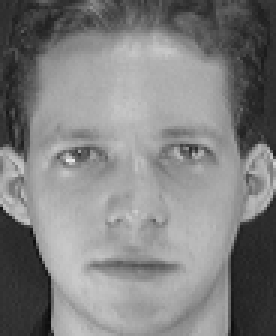
#> input picture performance/1.pgm, 92 x 112 px (shown 3 times larger); its folder holds 2 pictures in this run
$ python test_distance_performance.py   (Python 2 division)
#> lines starting #> are read from the running program, lines starting #| are printed output that depends on the picture
### frec/image.py
#!/usr/bin/python
# -*- coding: utf-8 -*-

# frec face recognition service
# https://github.com/heynemann/frec

# Licensed under the MIT license:
# http://www.opensource.org/licenses/mit-license
# Copyright (c) 2012 Bernardo Heynemann heynemann@gmail.com

# code adapted from remotecv's image module
# (http://github.com/globocom/remotecv)

import cv2
import numpy as np


class Image:
    @classmethod
    def create_from_buffer(cls, image_buffer):
        if isinstance(image_buffer, Image):
            return image_buffer

        instance = cls()

        if not instance.is_valid(image_buffer):
            return None

        instance.set_image_buffer(image_buffer)
        return instance

    @property
    def size(self):
        return (self.image.shape[1], self.image.shape[0])

    # [6 lines left out: function color_channels, not called in this run]

    def is_valid(self, image_buffer):
        return len(image_buffer) > 4 and image_buffer[:4] != 'GIF8'

    def set_image_buffer(self, image_buffer):
        self.mode = "BGR"
        buffer_array = np.fromstring(image_buffer, dtype=np.uint8)
        self.image = cv2.imdecode(buffer_array, 1)
#> self.image is the input picture: shape (112, 92, 3); min 11, max 234, mean 128.3

    def grayscale(self):
        if len(self.image.shape) == 2:
            return self

        convert_mode = getattr(cv2, 'COLOR_%s2GRAY' % self.mode)
        self.image = cv2.cvtColor(self.image, convert_mode)
#> self.image: shape (112, 92)
        self.image = cv2.equalizeHist(self.image)
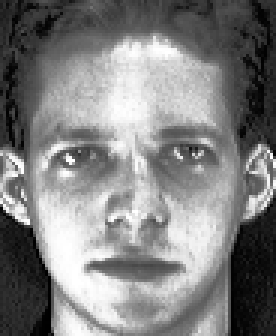
#> self.image: shape (112, 92) (shown 3 times larger); min 0, max 255, mean 128.7
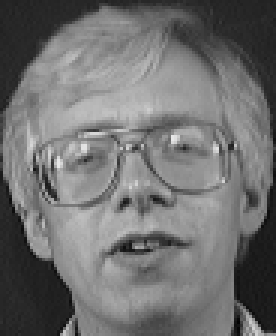
#> input picture performance/2.pgm, 92 x 112 px (shown 3 times larger)
#> in set_image_buffer, self.image is the input picture: shape (112, 92, 3); min 3, max 231, mean 112
#> in grayscale (call 2), `self.image = cv2.equalizeHist(self.image)`:
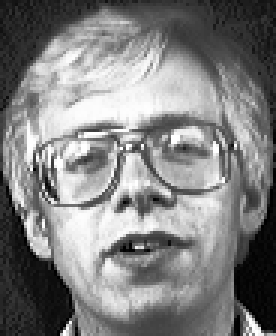
#> self.image: shape (112, 92) (shown 3 times larger); min 0, max 255, mean 128.6
        return self

    def resize(self, size):
        self.image = cv2.resize(self.image, size)
        return self

    def to_array(self):
        return np.array(self.image, dtype=np.uint8)

    def save(self, path):
        cv2.imwrite(path, self.image)

### performance/chrono.py
#!/usr/bin/python
# -*- coding: utf-8 -*-

# frec face recognition service
# https://github.com/heynemann/frec

# licensed under the mit license:
# http://www.opensource.org/licenses/mit-license
# copyright (c) 2012 bernardo heynemann heynemann@gmail.com

import time

class Chrono:

    def __init__(self, name):
        self.name = name
        self.start_time = None
        self.end_time = None
        self.iterations = 0

    def start(self):
        self.start_time = time.time()

    def stop(self):
        self.end_time = time.time()

    def iterate(self):
        self.iterations += 1

    # [6 lines left out: function ellapsed, not called in this run]

    @property
    def speed(self):
        return (float(self.iterations) / self.ellapsed)

    def __repr__(self):
        return 'Chronograph %s, ellapsed: %ss\n%s: %.2f ops/s' % (self.name, self.ellapsed, self.name, self.speed)

### frec/recognizers/distance.py
#!/usr/bin/python
# -*- coding: utf-8 -*-

# frec face recognition service
# https://github.com/heynemann/frec

# licensed under the mit license:
# http://www.opensource.org/licenses/mit-license
# copyright (c) 2012 bernardo heynemann heynemann@gmail.com

# code adapted from facerec's distance module
# (https://github.com/bytefish/facerec)

import numpy as np

from frec.extensions import _distance

class AbstractDistance(object):
    def __init__(self, name):
        self._name = name

    def __call__(self, p, q):
        raise NotImplementedError(
            "Every AbstractDistance must implement the __call__ method.")

    @property
    def name(self):
        return self._name

    def __repr__(self):
        return self._name


class EuclideanDistance(AbstractDistance):
    def __init__(self):
        AbstractDistance.__init__(self, "EuclideanDistance")

    def __call__(self, p, q):
        p = np.asarray(p).flatten()
        q = np.asarray(q).flatten()
        return np.sqrt(np.sum(np.power((p - q), 2)))


class ChiSquareDistance(AbstractDistance):
    """
        Negated Mahalanobis Cosine Distance.

        Literature:
            "Studies on sensitivity of face recognition performance to eye location accuracy.". Master Thesis (2004), Wang
    """
    eps = 2.2204460492503131e-16

    def __init__(self):
        AbstractDistance.__init__(self, "ChiSquareDistance")

    # [6 lines left out: function python_call, not called in this run]

    def __call__(self, p, q):
        return _distance.apply(p, q)

### performance/test_distance_performance.py
#!/usr/bin/python
# -*- coding: utf-8 -*-

# frec face recognition service
# https://github.com/heynemann/frec

# licensed under the mit license:
# http://www.opensource.org/licenses/mit-license
# copyright (c) 2012 bernardo heynemann heynemann@gmail.com

import os.path as path

import chrono as ch
from frec.recognizers.distance import ChiSquareDistance, EuclideanDistance
from frec.image import Image

ROOT_PATH = path.abspath(path.dirname(__file__))
image_path = lambda person: path.join(
    ROOT_PATH, '%d.pgm' % person
)

cache = {}
def _read(path):
    if path in cache:
        return cache[path]
    with open(path, 'rb') as f:
        contents = f.read()
        cache[path] = contents
        return contents

PATH1 = image_path(1)
PATH2 = image_path(2)
IMG1 = Image.create_from_buffer(_read(PATH1)).grayscale().to_array()
IMG2 = Image.create_from_buffer(_read(PATH2)).grayscale().to_array()

def test(iterations=1000):
    euclidean_timer = ch.Chrono('euclidean')
    chi_timer = ch.Chrono('chiSquare')

    distance = EuclideanDistance()
    euclidean_timer.start()
    for i in range(iterations):
        distance(IMG1, IMG2)
        euclidean_timer.iterate()
    euclidean_timer.stop()

    distance = ChiSquareDistance()
    chi_timer.start()
    for i in range(iterations):
        distance(IMG1, IMG2)
        chi_timer.iterate()
    chi_timer.stop()

    print euclidean_timer

    print chi_timer

if __name__ == '__main__':
    test(10000)
#> (the call stopped at in __call__, `return _distance.apply(p, q)`: frec is not available in this run)
